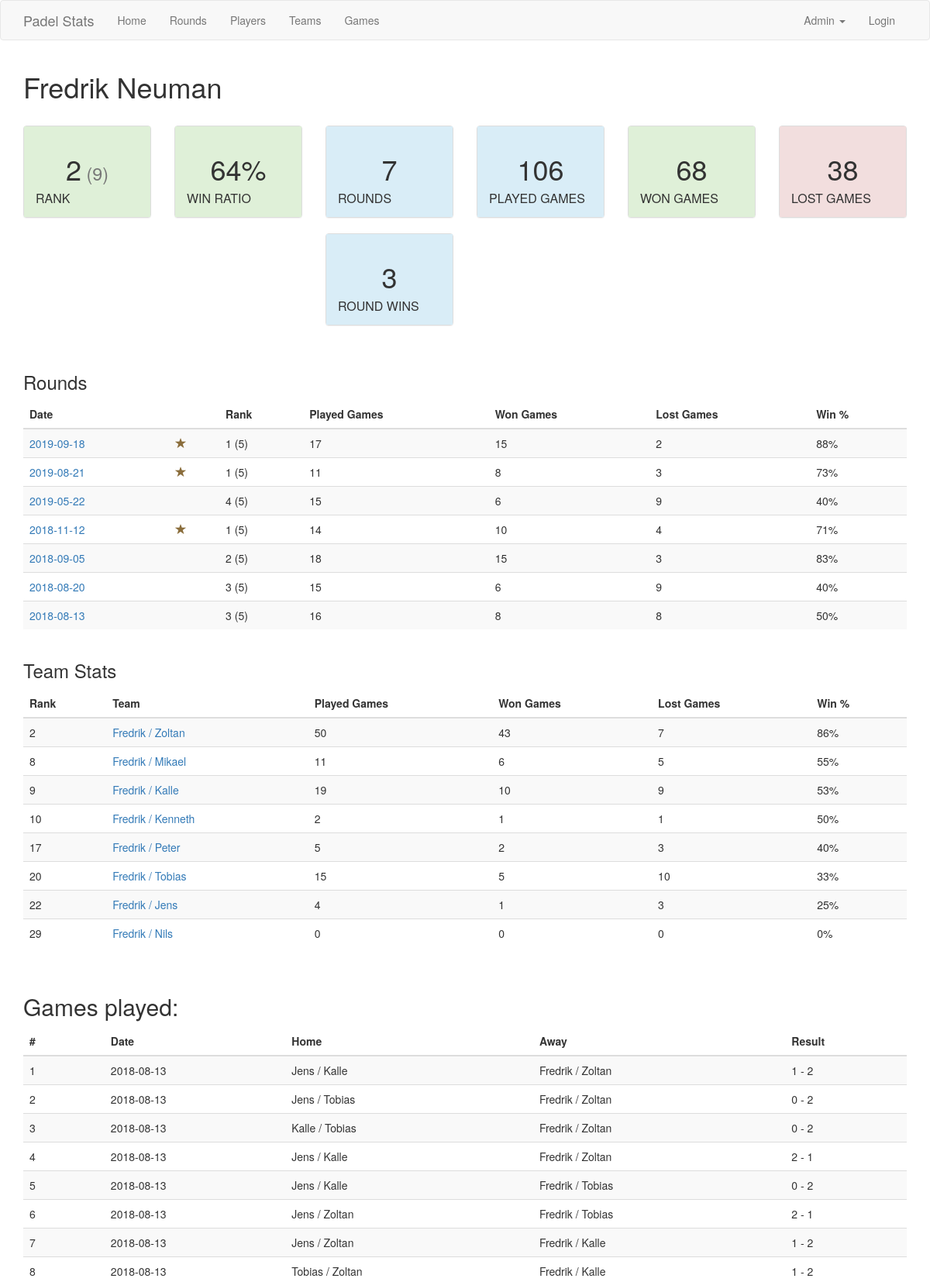
The page /player/Fredrik (upper part) on the database its author committed.
### app/models.py (models this page shows, shortened)
class Player(db.Model):
	id = db.Column(db.Integer, primary_key=True)
	firstname = db.Column(db.String(32), index=True)
	lastname = db.Column(db.String(32), index=True)
	teams = db.relationship('Team', primaryjoin="or_(Player.id==Team.player1_id, Player.id==Team.player2_id)", lazy='dynamic')

class Game(db.Model):
	id = db.Column(db.Integer, primary_key=True)
	date = db.Column(db.Date)
	team1_id = db.Column(db.Integer, db.ForeignKey('team.id'))
	team2_id = db.Column(db.Integer, db.ForeignKey('team.id'))
	score_team1 = db.Column(db.Integer)
	score_team2 = db.Column(db.Integer)
	winner_team_id = db.Column(db.Integer, db.ForeignKey('team.id'))
	loser_team_id = db.Column(db.Integer, db.ForeignKey('team.id'))
	team1 = db.relationship('Team', foreign_keys=[team1_id])
	team2 = db.relationship('Team', foreign_keys=[team2_id])
	winner = db.relationship('Team', foreign_keys=[winner_team_id])
	loser = db.relationship('Team', foreign_keys=[loser_team_id])
	def get_teams_result_table(self):
		teams = Team.query.all()
		table = {}
		for t in teams:
			table_team = {}
			winning_games = Game.query.filter_by(winner_team_id=t.id).count()
			losing_games = Game.query.filter_by(loser_team_id=t.id).count()
			table_team['ID'] = t.id
			table_team['PLD'] = winning_games + losing_games
			table_team['W'] = winning_games
			table_team['L'] = losing_games
			if table_team['PLD'] > 0:
				table_team['WR'] = table_team['W'] / table_team['PLD']
			else:
				table_team['WR'] = 0.0
			table[t.teamname] = table_team
		table_sorted = sorted(table.items(), key=lambda k: k[1]['WR'], reverse=True)
		i = 1
		for t in table_sorted:
			t[1]['RANK'] = i
			i = i + 1
		return table_sorted

class Team(db.Model):
	id = db.Column(db.Integer, primary_key=True)
	teamname = db.Column(db.String(64), index=True, unique=True)
	player1_id = db.Column(db.Integer, db.ForeignKey('player.id'))
	player2_id = db.Column(db.Integer, db.ForeignKey('player.id'))
	player1 = db.relationship("Player", foreign_keys=[player1_id])
	player2 = db.relationship("Player", foreign_keys=[player2_id])

### app/routes.py (the view)
@app.route('/player/<firstname>')
def player(firstname):
    all_games = Game.query.all()
    player = Player.query.filter_by(firstname=firstname).first_or_404()
    teams = player.teams.all()
    all_players_table = get_players_stats(all_games)
    player_table = next(item for item in all_players_table if item['name'] == player.firstname)
    player_table['players'] = len(all_players_table)
    player_table['rounds'] = 0
    player_table['round_wins'] = 0
    player_games = []
    for g in all_games:
        if(g.winner.player1.firstname == player.firstname or g.winner.player2.firstname == player.firstname or
        g.loser.player1.firstname == player.firstname or g.loser.player2.firstname == player.firstname):
            player_games.append(g)
    dates = {}
    for g in player_games:
        dates[g.date] = g.date
    player_round_stats = []
    for d in dates:
        round_games = Game.query.filter_by(date=d).all()
        all_player_round_stats = get_players_stats(round_games)
        for p in all_player_round_stats:
            if p['name'] == player.firstname:
                player_round_stats.append(p)
        player_round_stats[-1]['date'] = d
        player_round_stats[-1]['players'] = len(all_player_round_stats)
    for p in player_round_stats:
        player_table['rounds'] += 1
        if p['rank'] == 1:
            player_table['round_wins'] += 1
    player_round_stats = sorted(player_round_stats, key=lambda i: i['date'], reverse=True)
    all_teams_table = Game.get_teams_result_table(all_games)
    teams_table = []
    for row in all_teams_table:
        for t in teams:
            if row[0] == t.teamname:
                teams_table.append(row)
    return render_template('player.html', player=player, player_table=player_table,
                           player_round_stats=player_round_stats, player_games=player_games,
                           teams_table=teams_table)

### app/routes.py (called while the page is built)
def get_active_players(games):
    active_players = {}
    for g in games:
        active_players[g.winner.player1.id] = g.winner.player1.firstname
        active_players[g.winner.player2.id] = g.winner.player2.firstname
        active_players[g.loser.player1.id] = g.loser.player1.firstname
        active_players[g.loser.player2.id] = g.loser.player2.firstname
    return active_players

### app/templates/player.html
{% extends "base.html" %}
{% block app_content %}
<h1>{{ player.firstname }} {{ player.lastname }}</h1>
<br>
<div class="row">
    <div class="col-md-2">
        <div class="panel panel-default">
            <div class="panel-body bg-success">
                <h1 class="panel-text text-center">{{ player_table['rank'] }}<small> ({{ player_table['players'] }})</small></h1>
                <h4 class="panel-title text-muted">RANK</h4>
            </div>
        </div>
    </div>
    <div class="col-md-2">
        <div class="panel panel-default">
            <div class="panel-body bg-success">
                <h1 class="panel-text text-center">{{ "{0:.0%}".format(player_table['wr']) }}</h1>
                <h4 class="panel-title">WIN RATIO</h4>
            </div>
        </div>
    </div>
    <div class="col-md-2">
        <div class="panel panel-default">
            <div class="panel-body bg-info">
                <h1 class="panel-text text-center">{{ player_table['rounds'] }}</h1>
                <h4 class="panel-title">ROUNDS</h4>
            </div>
        </div>
        <div class="panel panel-default">
            <div class="panel-body bg-info">
                <h1 class="panel-text text-center">{{ player_table['round_wins'] }}</h1>
                <h4 class="panel-title">ROUND WINS</h4>
            </div>
        </div>
    </div>
    <div class="col-md-2">
        <div class="panel panel-default">
            <div class="panel-body bg-info">
                <h1 class="panel-text text-center">{{ player_table['pld'] }}</h1>
                <h4 class="panel-title">PLAYED GAMES</h4>
            </div>
        </div>
    </div>
    <div class="col-md-2">
        <div class="panel panel-default">
            <div class="panel-body bg-success">
                <h1 class="panel-text text-center">{{ player_table['w'] }}</h1>
                <h4 class="panel-title">WON GAMES</h4>
            </div>
        </div>
    </div>
    <div class="col-md-2">
        <div class="panel panel-default">
            <div class="panel-body bg-danger">
                <h1 class="panel-text text-center">{{ player_table['l'] }}</h1>
                <h4 class="panel-title">LOST GAMES</h4>
            </div>
        </div>
    </div>
</div>
<br>
<div class="row">
    <div class="col-md-12">
        <h3>Rounds</h3>
        <table class="table table-striped">
        <thead>
            <tr>
                <th	scope="col">Date</th>
                <th	scope="col"></th>
                <th	scope="col">Rank</th>
                <th scope="col">Played Games</th>
                <th scope="col">Won Games</th>
                <th scope="col">Lost Games</th>
                <th scope="col">Win %</th>
            </tr>
        </thead>
        <tbody>
            {% for p in player_round_stats: %}
            <tr>
                <td><a href="{{ url_for('round', round_date=p['date']) }}">{{ p['date'] }}</a></td>
                <td>
                    {% if p['rank'] < 2: %}
                    <span class="glyphicon glyphicon-star text-warning" aria-hidden="true"></span>
                    {% endif %}
                </td>
                <td>{{ p['rank'] }} ({{ p['players'] }})</td>
                <td>{{ p['pld'] }}</td>
                <td>{{ p['w'] }}</td>
                <td>{{ p['l'] }}</td>
                <td>{{ "{0:.0%}".format(p['wr']) }}</td>
            </tr>
            {% endfor %}
        </tbody>
    </table>
    </div>
</div>
<div class="row">
    <div class="col-md-12">
        <h3>Team Stats</h3>
        <table class="table table-striped">
            <thead>
                <tr>
                    <th	scope="col">Rank</th>
                    <th	scope="col">Team</th>
                    <th scope="col">Played Games</th>
                    <th scope="col">Won Games</th>
                    <th scope="col">Lost Games</th>
                    <th scope="col">Win %</th>
                </tr>
            </thead>
            <tbody>
                {% for t in teams_table: %}
                <tr>
                    <td>{{ t[1]['RANK'] }}</td>
                    <td><a href="{{ url_for('team', teamid=t[1]['ID']) }}">{{ t[0] }}</a></td>
                    <td>{{ t[1]['PLD'] }}</td>
                    <td>{{ t[1]['W'] }}</td>
                    <td>{{ t[1]['L'] }}</td>
                    <td>{{ "{0:.0%}".format(t[1]['WR']) }}</td>
                </tr>
                {% endfor %}
            </tbody>
        </table>
    </div>
</div>
<br>
<h2>Games played:</h2>
<table class="table table-striped">
    <thead>
        <tr>
            <th	scope="col">#</th>
            <th scope="col">Date</th>
            <th scope="col">Home</th>
            <th scope="col">Away</th>
            <th scope="col">Result</th>
        </tr>
    </thead>
    <tbody>
    {% for g in player_games: %}
        <tr>
            <td>{{ loop.index0 + 1 }}</td>
            <td>{{ g.date }}</td>
            <td>{{ g.team1.teamname }}</td>
            <td>{{ g.team2.teamname }}</td>
            <td>{{ g.score_team1 }} - {{ g.score_team2 }}</td>
        </tr>
        {% endfor %}
    </tbody>
</table>
{% endblock %}

### rows shown on the page
Player: firstname "Fredrik", lastname "Neuman", date "2019-09-18", rank "1", players "5", pld "17", w "15", l "2", wr "88%", date "2019-08-21", pld "11", w "8", l "3", wr "73%", date "2019-05-22", rank "4", pld "15", w "6", l "9", wr "40%", date "2018-11-12", pld "14", w "10", l "4", wr "71%", date "2018-09-05", rank "2", pld "18", wr "83%", date "2018-08-20", rank "3", date "2018-08-13", pld "16", l "8", wr "50%"
Team: t "2", teamname "Fredrik / Zoltan", t "50", t "43", t "7", t "86%"
Team: t "8", teamname "Fredrik / Mikael", t "11", t "6", player2 "5", t "55%"
Team: t "9", teamname "Fredrik / Kalle", t "19", t "10", t "53%"
Team: t "10", teamname "Fredrik / Kenneth", t "2", player1 "1", t "50%"
Team: t "17", teamname "Fredrik / Peter", t "5", t "2", t "3", t "40%"
Team: t "20", teamname "Fredrik / Tobias", t "15", t "5", t "10", t "33%"
Team: t "22", teamname "Fredrik / Jens", t "4", t "1", t "3", t "25%"
Team: t "29", teamname "Fredrik / Nils", t "0", t "0%"
Game: date "2018-08-13", team1.teamname "Jens / Kalle", team2.teamname "Fredrik / Zoltan", score_team1 "1", score_team2 "2"
Game: date "2018-08-13", team1.teamname "Jens / Tobias", team2.teamname "Fredrik / Zoltan", score_team1 "0", score_team2 "2"
Game: date "2018-08-13", team1.teamname "Kalle / Tobias", team2.teamname "Fredrik / Zoltan", score_team1 "0", score_team2 "2"
Game: date "2018-08-13", team1.teamname "Jens / Kalle", team2.teamname "Fredrik / Zoltan", score_team1 "2", score_team2 "1"
Game: date "2018-08-13", team1.teamname "Jens / Kalle", team2.teamname "Fredrik / Tobias", score_team1 "0", score_team2 "2"
Game: date "2018-08-13", team1.teamname "Jens / Zoltan", team2.teamname "Fredrik / Tobias", score_team1 "2", score_team2 "1"
Game: date "2018-08-13", team1.teamname "Jens / Zoltan", team2.teamname "Fredrik / Kalle", score_team1 "1", score_team2 "2"
Game: date "2018-08-13", team1.teamname "Tobias / Zoltan", team2.teamname "Fredrik / Kalle", score_team1 "1", score_team2 "2"

### other values the page prints
{{ player_table['rank'] }} "2"
{{ player_table['players'] }} "9"
{{ "{0:.0%}".format(player_table['wr']) }} "64%"
{{ player_table['rounds'] }} "7"
{{ player_table['round_wins'] }} "3"
{{ player_table['pld'] }} "106"
{{ player_table['w'] }} "68"
{{ player_table['l'] }} "38"
